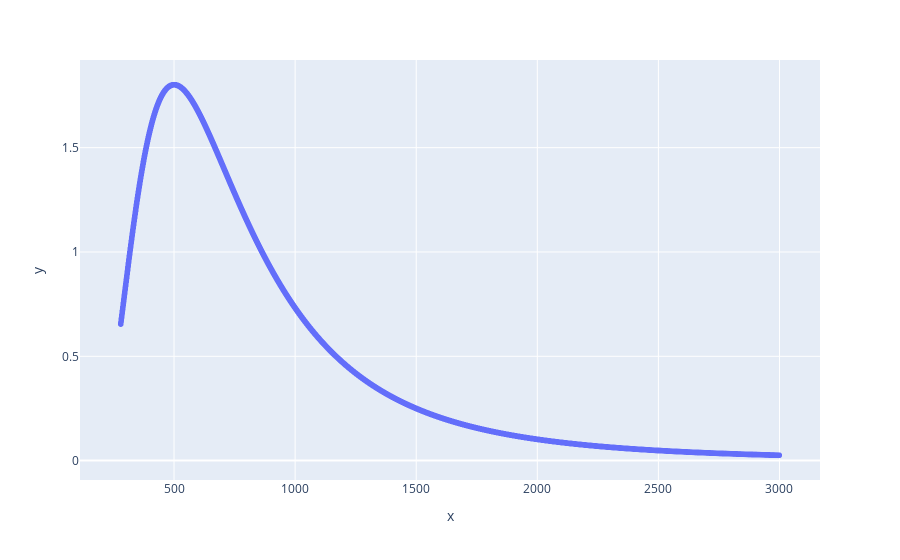

Notebook code for this chart:
### Markdown cell above
A. The spectral irradiance versus photon wavelength

### Code cell
wavelength = list(range(280,3000))
irradiance = []

for i in wavelength:
  irradiance.append(planck_law(T = 5775, Lambda = i*10**(-9)))

scatter(x = wavelength, y = irradiance)

### Figure 1 — Plotly figure (JSON) as saved in the notebook; plotly's stock layout.template omitted (floating-point values rounded to 4 significant figures; data arrays with more than 128 entries replaced by an {"elided": "..."} marker saying what was removed)
{"data": [{"hovertemplate": "x=%{x}<br>y=%{y}<extra></extra>", "legendgroup": "", "marker": {"color": "#636efa", "symbol": "circle"}, "mode": "markers", "name": "", "showlegend": false, "x": {"elided": "2720 int values"}, "xaxis": "x", "y": {"elided": "2720 float values"}, "yaxis": "y", "type": "scattergl"}], "layout": {"xaxis": {"anchor": "y", "domain": [0.0, 1.0], "title": {"text": "x"}}, "yaxis": {"anchor": "x", "domain": [0.0, 1.0], "title": {"text": "y"}}, "legend": {"tracegroupgap": 0}, "margin": {"t": 60}}}
